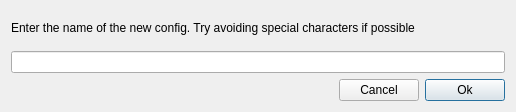
<?xml version="1.0" encoding="UTF-8"?>
<ui version="4.0">
 <class>Dialog</class>
 <widget class="QDialog" name="Dialog">
  <property name="geometry">
   <rect>
    <x>0</x>
    <y>0</y>
    <width>516</width>
    <height>112</height>
   </rect>
  </property>
  <property name="sizePolicy">
   <sizepolicy hsizetype="Fixed" vsizetype="Fixed">
    <horstretch>0</horstretch>
    <verstretch>0</verstretch>
   </sizepolicy>
  </property>
  <property name="windowTitle">
   <string>Create a new config file</string>
  </property>
  <property name="windowIcon">
   <iconset resource="icones.qrc">
    <normaloff>:/all/icones/TeXamator.png</normaloff>:/all/icones/TeXamator.png</iconset>
  </property>
  <layout class="QGridLayout" name="gridLayout">
   <item row="0" column="0">
    <layout class="QVBoxLayout" name="verticalLayout">
     <item>
      <widget class="QLabel" name="label">
       <property name="text">
        <string>Enter the name of the new config. Try avoiding special characters if possible</string>
       </property>
      </widget>
     </item>
     <item>
      <widget class="QLineEdit" name="lineEdit"/>
     </item>
     <item>
      <layout class="QHBoxLayout" name="horizontalLayout">
       <item>
        <spacer name="horizontalSpacer">
         <property name="orientation">
          <enum>Qt::Horizontal</enum>
         </property>
         <property name="sizeHint" stdset="0">
          <size>
           <width>40</width>
           <height>20</height>
          </size>
         </property>
        </spacer>
       </item>
       <item>
        <widget class="QPushButton" name="pushButton_cancel">
         <property name="text">
          <string>Cancel</string>
         </property>
         <property name="icon">
          <iconset resource="icones.qrc">
           <normaloff>:/all/icones/cancel.png</normaloff>:/all/icones/cancel.png</iconset>
         </property>
        </widget>
       </item>
       <item>
        <widget class="QPushButton" name="pushButton_ok">
         <property name="text">
          <string>Ok</string>
         </property>
         <property name="icon">
          <iconset resource="icones.qrc">
           <normaloff>:/all/icones/apply.png</normaloff>:/all/icones/apply.png</iconset>
         </property>
         <property name="default">
          <bool>true</bool>
         </property>
        </widget>
       </item>
      </layout>
     </item>
    </layout>
   </item>
  </layout>
 </widget>
 <resources>
  <include location="icones.qrc"/>
 </resources>
 <connections>
  <connection>
   <sender>pushButton_cancel</sender>
   <signal>clicked()</signal>
   <receiver>Dialog</receiver>
   <slot>reject()</slot>
   <hints>
    <hint type="sourcelabel">
     <x>383</x>
     <y>86</y>
    </hint>
    <hint type="destinationlabel">
     <x>392</x>
     <y>135</y>
    </hint>
   </hints>
  </connection>
  <connection>
   <sender>pushButton_ok</sender>
   <signal>clicked()</signal>
   <receiver>Dialog</receiver>
   <slot>accept()</slot>
   <hints>
    <hint type="sourcelabel">
     <x>460</x>
     <y>93</y>
    </hint>
    <hint type="destinationlabel">
     <x>474</x>
     <y>157</y>
    </hint>
   </hints>
  </connection>
 </connections>
</ui>
